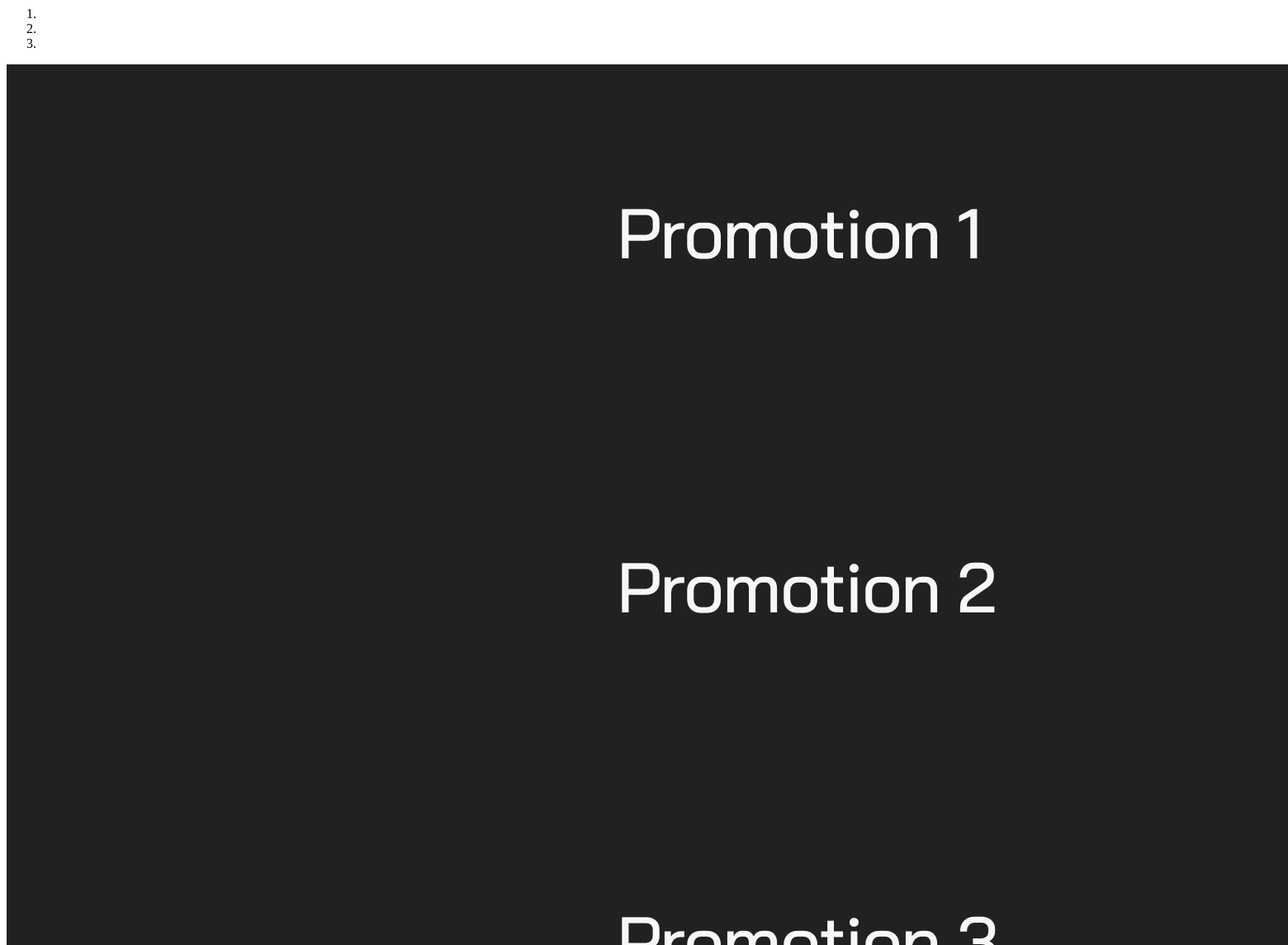
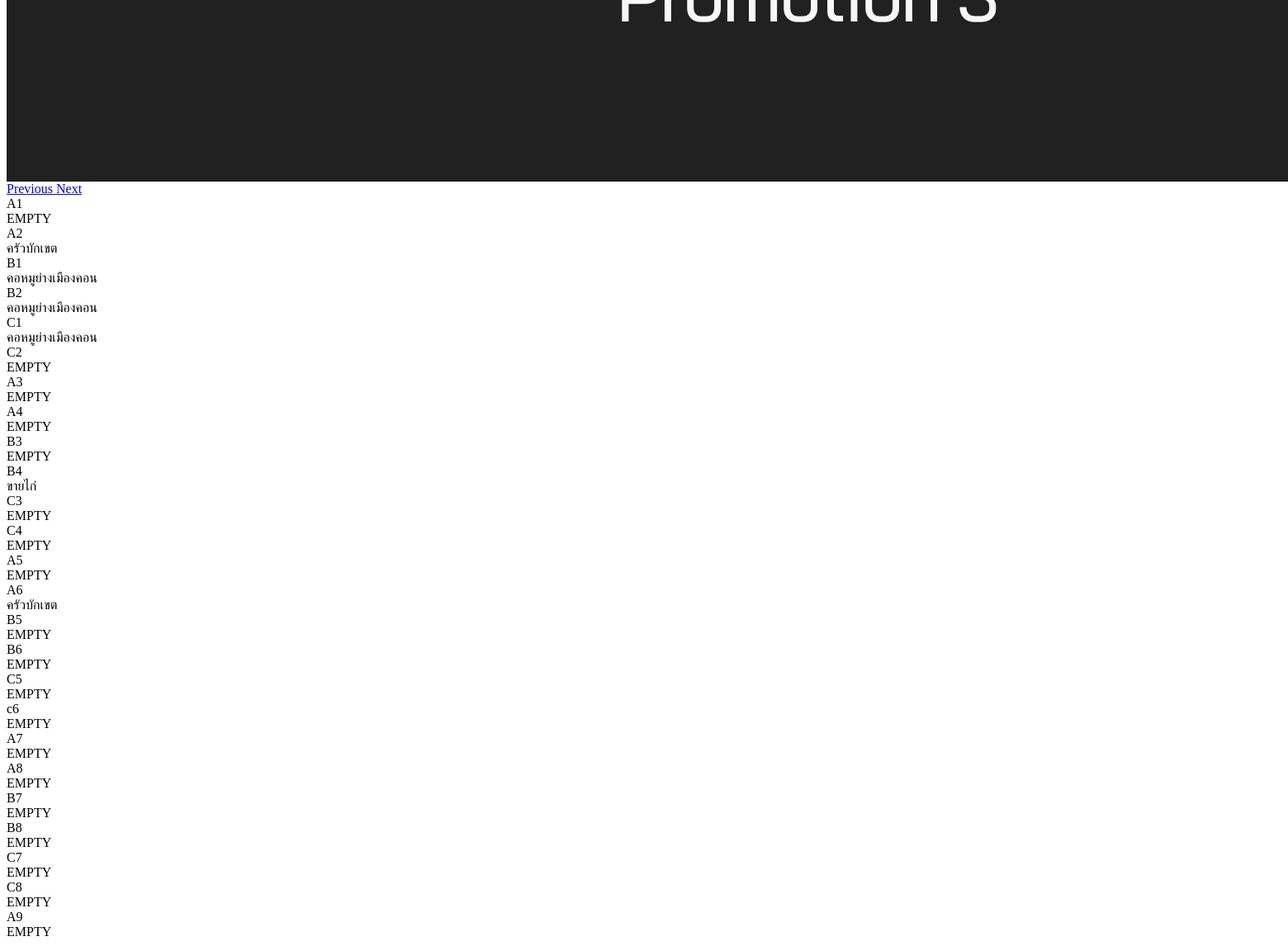
Page /content/index.php on the committed database (2 pictures, top to bottom).
### tables this page shows
CREATE TABLE `block` (
  `block_id` int(10) NOT NULL,
  `block_code` varchar(255) NOT NULL,
  `shop_id` int(10) NOT NULL,
  `price` int(10) NOT NULL
);

CREATE TABLE `shop` (
  `shop_id` int(10) NOT NULL,
  `user_id` int(10) NOT NULL,
  `name` varchar(255) NOT NULL,
  `info` varchar(255) NOT NULL,
  `img` varchar(255) NOT NULL
);

### content/index.php (the view, shortened to what this page needs)
<body>
	<div id="carouselExampleIndicators" class="carousel slide" data-ride="carousel">
		<ol class="carousel-indicators">
			<li data-target="#carouselExampleIndicators" data-slide-to="0" class="active"></li>
			<li data-target="#carouselExampleIndicators" data-slide-to="1"></li>
			<li data-target="#carouselExampleIndicators" data-slide-to="2"></li>
		</ol>
		<div class="carousel-inner">
			<div class="carousel-item active">
				<img src="src/img/PM1.png" class="d-block w-100" alt="...">
			</div>
			<div class="carousel-item">
				<img src="src/img/PM2.png" class="d-block w-100" alt="...">
			</div>
			<div class="carousel-item">
				<img src="src/img/PM3.png" class="d-block w-100" alt="...">
			</div>
		</div>
		<a class="carousel-control-prev" href="#carouselExampleIndicators" role="button" data-slide="prev">
			<span class="sr-only">Previous</span>
		</a>
		<a class="carousel-control-next" href="#carouselExampleIndicators" role="button" data-slide="next">
			<span class="sr-only">Next</span>
		</a>
	</div>
	<div class="con">
		<?php
			$count = 1;
			$query = mysqli_query($conn, "select * from block");
			while ($result = mysqli_fetch_assoc($query)) {
				$name_query = mysqli_query($conn, "select name from shop where shop_id =" . $result['shop_id']) or die(mysqli_error($query));
				$result_name = mysqli_fetch_assoc($name_query);
				$name = $result_name['name'];
				if ($count % 2 == 1) {
					$ml = "";
				};
				if ($count % 2 == 0) {
					$ml = "style='margin-left:0'";
				};
				if ($name == "EMPTY") {
					if (isset($role)) {
						if ($role == "merchant") { ?>
							<div class="card-act emp-card" <?php echo ($ml) ?> onclick="books('<?php echo $result['block_code']?>','<?php echo $result['price'] ?>');">
								<div class="nav-code"><span><?php echo ($result['block_code']) ?></span></div>
								<div class="t-incard"><span><?php echo ($name) ?></span></div>
							</div>
						<?php }
						else { ?>
							<div class="card-act emp-card" <?php echo ($ml) ?>>
								<div class="nav-code"><span><?php echo ($result['block_code']) ?></span></div>
								<div class="t-incard"><span><?php echo ($name) ?></span></div>
							</div>
						<?php }
					}
					else { ?>
						<div class="card-act emp-card" <?php echo ($ml) ?>>
							<div class="nav-code"><span><?php echo ($result['block_code']) ?></span></div>
							<div class="t-incard"><span><?php echo ($name) ?></span></div>
						</div>
					<?php }
				}
				else { ?>
						<div class="card-act" <?php echo ($ml) ?> onclick="shop('<?php echo ($result['block_code']) ?>');">
							<div class="nav-code"><span><?php echo ($result['block_code']) ?></span></div>
							<div class="t-incard"><span><?php echo ($name) ?></span></div>
						</div>
				<?php }
				$count++;
			}
		?>
	</div>
</body>

### rows in the picture
block: block_code "A1", shop.name "EMPTY"
block: block_code "A2", shop.name "ครัวบักเขต"
block: block_code "B1", shop.name "คอหมูย่างเมืองคอน"
block: block_code "B2", shop.name "คอหมูย่างเมืองคอน"
block: block_code "C1", shop.name "คอหมูย่างเมืองคอน"
block: block_code "C2", shop.name "EMPTY"
block: block_code "A3", shop.name "EMPTY"
block: block_code "A4", shop.name "EMPTY"
block: block_code "B3", shop.name "EMPTY"
block: block_code "B4", shop.name "ขายไก่"
block: block_code "C3", shop.name "EMPTY"
block: block_code "C4", shop.name "EMPTY"
block: block_code "A5", shop.name "EMPTY"
block: block_code "A6", shop.name "ครัวบักเขต"
block: block_code "B5", shop.name "EMPTY"
block: block_code "B6", shop.name "EMPTY"
block: block_code "C5", shop.name "EMPTY"
block: block_code "c6", shop.name "EMPTY"
block: block_code "A7", shop.name "EMPTY"
block: block_code "A8", shop.name "EMPTY"
block: block_code "B7", shop.name "EMPTY"
block: block_code "B8", shop.name "EMPTY"
block: block_code "C7", shop.name "EMPTY"
block: block_code "C8", shop.name "EMPTY"
block: block_code "A9", shop.name "EMPTY"
